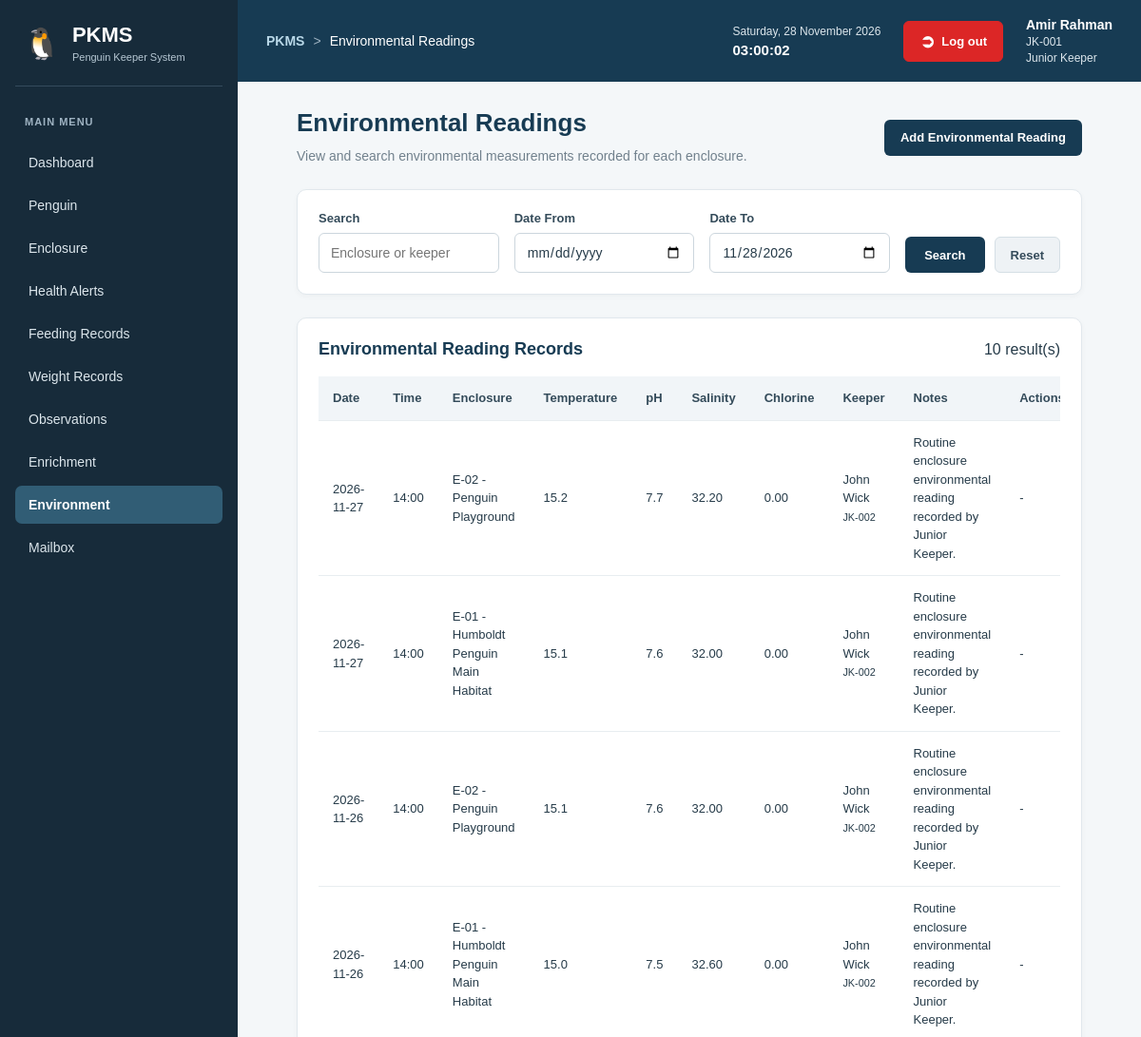
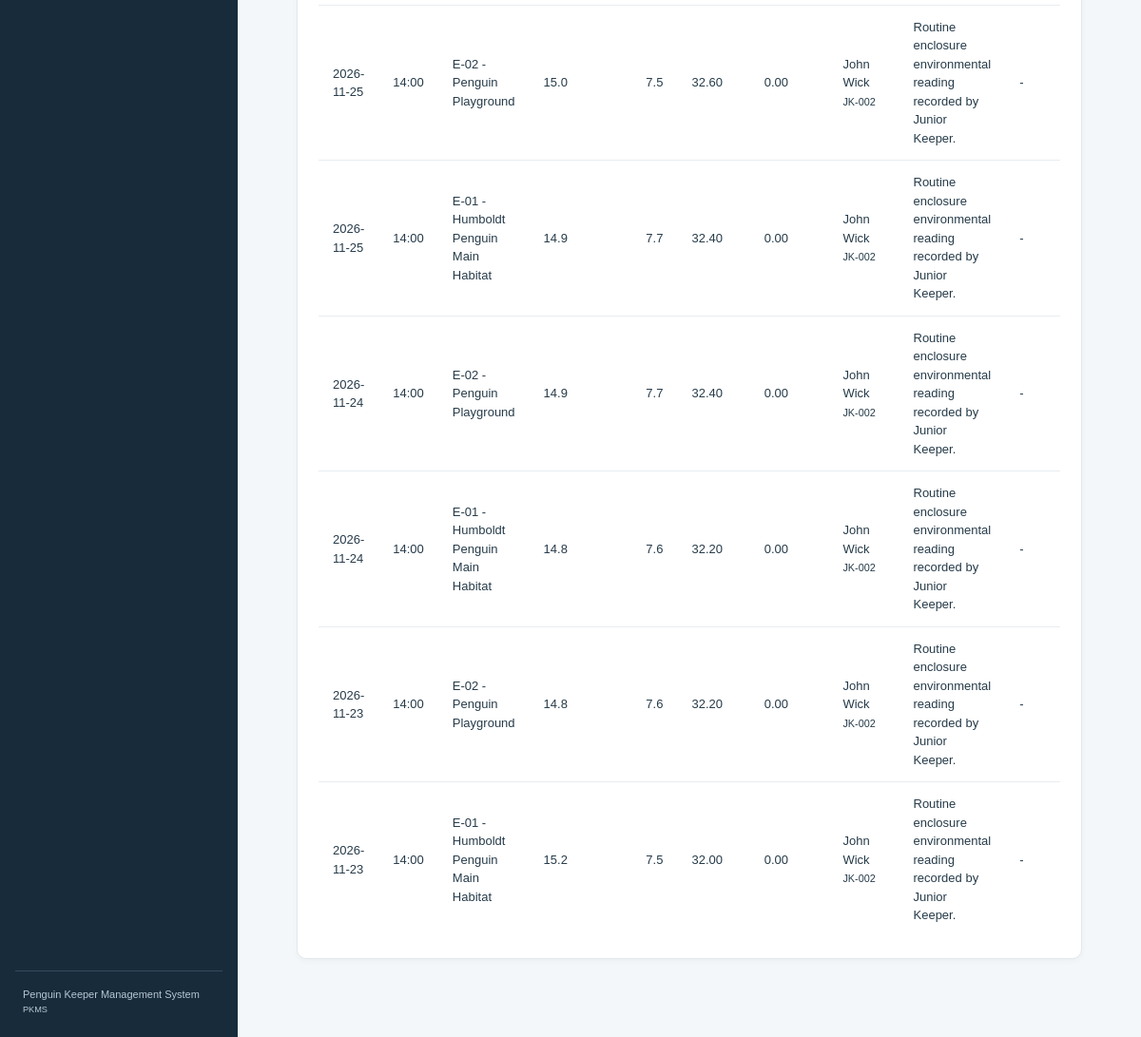
The app's page /modules/environment/index.php (signed in) with its own data (2 pictures, top to bottom).
### tables this page shows
CREATE TABLE `environmental_readings` (
  `reading_id` int(11) NOT NULL,
  `enclosure_id` int(11) NOT NULL,
  `keeper_id` int(11) NOT NULL,
  `reading_date` date DEFAULT NULL,
  `reading_time` time DEFAULT NULL,
  `pool_temperature` decimal(4,1) DEFAULT NULL,
  `ph` decimal(3,1) DEFAULT NULL,
  `salinity` decimal(5,2) DEFAULT NULL,
  `chlorine` decimal(5,2) DEFAULT NULL,
  `notes` text DEFAULT NULL
);

CREATE TABLE `enclosures` (
  `enclosure_id` int(11) NOT NULL,
  `enclosure_code` varchar(20) NOT NULL,
  `enclosure_name` varchar(100) NOT NULL,
  `capacity` int(11) NOT NULL,
  `status` enum('Active','Maintenance') DEFAULT 'Active',
  `notes` text DEFAULT NULL,
  `created_at` datetime DEFAULT current_timestamp(),
  `archived_at` datetime DEFAULT NULL,
  `archived_by` int(11) DEFAULT NULL
);

CREATE TABLE `users` (
  `user_id` int(11) NOT NULL,
  `staff_code` varchar(20) NOT NULL,
  `full_name` varchar(100) NOT NULL,
  `email` varchar(100) DEFAULT NULL,
  `password_hash` varchar(255) NOT NULL,
  `role` enum('Senior Keeper','Junior Keeper') NOT NULL,
  `status` enum('Active','Inactive') DEFAULT 'Active',
  `created_at` datetime DEFAULT current_timestamp()
);

### modules/environment/index.php (the view, shortened to what this page needs)
<?php
require_once __DIR__ . '/../../includes/auth.php';
$search = trim($_GET['search'] ?? '');
$dateFrom = trim($_GET['date_from'] ?? '');
$dateTo = trim($_GET['date_to'] ?? date('Y-m-d'));
$errors = [];
$readings = [];
$pageError = false;
if (empty($errors)) {
    try {
        $sql = "
            SELECT
                r.reading_id,
                r.reading_date,
                r.reading_time,
                r.pool_temperature,
                r.ph,
                r.salinity,
                r.chlorine,
                r.notes,
                e.enclosure_code,
                e.enclosure_name,
                r.keeper_id,
                u.staff_code,
                u.full_name
            FROM environmental_readings r
            INNER JOIN enclosures e
                ON r.enclosure_id = e.enclosure_id
            INNER JOIN users u
                ON r.keeper_id = u.user_id
            WHERE 1 = 1
        ";
        $params = [];
        if ($dateTo !== '') {
            $sql .= " AND r.reading_date <= ?";
            $params[] = $dateTo;
        }
        $sql .= "
            ORDER BY
                r.reading_date DESC,
                r.reading_time DESC,
                r.reading_id DESC
        ";
        $stmt = $pdo->prepare($sql);
        $stmt->execute($params);
        $readings = $stmt->fetchAll();
    } catch (PDOException $e) {
        error_log('Environmental reading listing error: ' . $e->getMessage());
        $pageError = true;
    }
}
?>
<!DOCTYPE html>
<html lang="en">
<head>
    <link
        rel="stylesheet"
        href="/penguin_keeper_management/assets/css/style.css"
    >
</head>
<body>
<div class="app-layout">
    <?php include __DIR__ . '/../../includes/sidebar.php'; ?>
    <main class="main-content">
        <?php include __DIR__ . '/../../includes/topbar.php'; ?>
        <div class="page-content">
            <div class="page-header">
                <div>
                    <h1>Environmental Readings</h1>
                    <p>
                        View and search environmental measurements
                        recorded for each enclosure.
                    </p>
                </div>
                <div class="search-actions">
                    <a href="create.php" class="btn-primary">
                        Add Environmental Reading
                    </a>
                </div>
            </div>
            <section class="search-panel">
                <form
                    method="GET"
                    action="index.php"
                    class="search-form"
                >
                    <div class="form-group">
                        <label for="search">Search</label>
                        <input
                            type="text"
                            id="search"
                            name="search"
                            placeholder="Enclosure or keeper"
                            value="<?= htmlspecialchars($search) ?>"
                        >
                    </div>
                    <div class="form-group">
                        <label for="date_from">Date From</label>
                        <input
                            type="date"
                            id="date_from"
                            name="date_from"
                            value="<?= htmlspecialchars($dateFrom) ?>"
                        >
                    </div>
                    <div class="form-group">
                        <label for="date_to">Date To</label>
                        <input
                            type="date"
                            id="date_to"
                            name="date_to"
                            value="<?= htmlspecialchars($dateTo) ?>"
                        >
                    </div>
                    <div class="search-actions">
                        <button type="submit" class="btn-primary">
                            Search
                        </button>
                        <a href="index.php" class="btn-secondary">
                            Reset
                        </a>
                    </div>
                </form>
            </section>
            <section class="table-section">
                <div class="table-header">
                    <h2>Environmental Reading Records</h2>
                    <span>
                        <?= count($readings) ?> result(s)
                    </span>
                </div>
                <?php if ($pageError): ?>
                    <p class="error-message">
                        The records could not be displayed.
                    </p>
                <?php elseif (empty($readings)): ?>
                    <p class="empty-message">
                        No environmental readings found.
                    </p>
                <?php else: ?>
                    <div class="table-responsive">
                        <table class="data-table">
                            <thead>
                                <tr>
                                    <th>Date</th>
                                    <th>Time</th>
                                    <th>Enclosure</th>
                                    <th>Temperature</th>
                                    <th>pH</th>
                                    <th>Salinity</th>
                                    <th>Chlorine</th>
                                    <th>Keeper</th>
                                    <th>Notes</th>
                                    <th>Actions</th>
                                </tr>
                            </thead>
                            <tbody>
                                <?php foreach ($readings as $reading): ?>
                                    <tr>
                                        <td>
                                            <?= htmlspecialchars(
                                                $reading['reading_date'] ?? '-'
                                            ) ?>
                                        </td>
                                        <td>
                                            <?= !empty($reading['reading_time'])
                                                ? htmlspecialchars(
                                                    substr($reading['reading_time'], 0, 5)
                                                )
                                                : '-' ?>
                                        </td>
                                        <td>
                                            <?= htmlspecialchars(
                                                $reading['enclosure_code'] .
                                                ' - ' .
                                                $reading['enclosure_name']
                                            ) ?>
                                        </td>
                                        <td>
                                            <?= htmlspecialchars(
                                                $reading['pool_temperature'] ?? '-'
                                            ) ?>
                                        </td>
                                        <td>
                                            <?= htmlspecialchars(
                                                $reading['ph'] ?? '-'
                                            ) ?>
                                        </td>
                                        <td>
                                            <?= htmlspecialchars(
                                                $reading['salinity'] ?? '-'
                                            ) ?>
                                        </td>
                                        <td>
                                            <?= htmlspecialchars(
                                                $reading['chlorine'] ?? '-'
                                            ) ?>
                                        </td>
                                        <td>
                                            <?= htmlspecialchars(
                                                $reading['full_name']
                                            ) ?>
                                            <br>
                                            <small>
                                                <?= htmlspecialchars(
                                                    $reading['staff_code']
                                                ) ?>
                                            </small>
                                        </td>
                                        <td>
                                            <?= htmlspecialchars(
                                                $reading['notes'] ?? '-'
                                            ) ?>
                                        </td>
                                        <td>
                                            <?php if (
                                                (int)$reading['keeper_id'] === (int)$_SESSION['user_id'] ||
                                                ($_SESSION['role'] ?? '') === 'Senior Keeper'
                                            ): ?>
                                                <a
                                                    href="edit.php?id=<?= (int)$reading['reading_id'] ?>"
                                                    class="btn-secondary"
                                                >
                                                    Edit
                                                </a>
                                                <form
                                                    method="POST"
                                                    action="delete.php"
                                                    style="display:inline;"
                                                    onsubmit="return confirm('Are you sure you want to delete this environmental reading?');"
                                                >
                                                    <input
                                                        type="hidden"
                                                        name="id"
                                                        value="<?= (int)$reading['reading_id'] ?>"
                                                    >
                                                    <input
                                                        type="hidden"
                                                        name="csrf_token"
                                                        value="<?= htmlspecialchars($_SESSION['csrf_token']) ?>"
                                                    >
                                                    <button type="submit" class="btn-danger">
                                                        Delete
                                                    </button>
                                                </form>
                                            <?php else: ?>
                                                -
                                            <?php endif; ?>
                                        </td>
                                    </tr>
                                <?php endforeach; ?>
                            </tbody>
                        </table>
                    </div>
                <?php endif; ?>
            </section>
        </div>
    </main>
</div>
</body>
</html>

### assets/css/style.css (style rules this page uses)
.app-layout { display: flex; min-height: 100vh; width: 100%; }
.main-content { flex: 1; width: auto; max-width: none; margin: 0; padding: 30px; background: #f1f5f9; box-sizing: border-box; }
.main-content button { background: #dc2626; color: white; border: none; padding: 11px 20px; border-radius: 5px; cursor: pointer; }
.app-layout { display: flex; min-height: 100vh; }
.main-content { flex: 1; min-width: 0; padding: 30px; background-color: #f4f7f9; }
.search-actions { display: flex; align-items: center; gap: 12px; }
.search-actions button { padding: 11px 20px; border: none; border-radius: 6px; background-color: #173b53; color: #ffffff; cursor: pointer; }
* { box-sizing: border-box; }
body { margin: 0; font-family: Arial, Helvetica, sans-serif; color: #263b49; background: #f1f5f9; }
a { transition: color 0.2s ease, background-color 0.2s ease; }
.page-content { width: 100%; max-width: 1500px; margin: 0 auto; padding: 28px 32px; }
.page-header { display: flex; justify-content: space-between; align-items: center; flex-wrap: wrap; gap: 16px; margin-bottom: 24px; }
.page-header h1 { margin: 0 0 8px; color: #173b53; font-size: 26px; }
.page-header p { margin: 0; color: #71818d; font-size: 14px; line-height: 1.6; }
.page-header a { text-decoration: none; }
.table-section, .search-panel, .content-card { background: #ffffff; border: 1px solid #e1e8ed; border-radius: 10px; padding: 22px; margin-bottom: 24px; box-shadow: 0 2px 6px rgba(0, 0, 0, 0.035); }
.table-header, .section-header { display: flex; justify-content: space-between; align-items: center; flex-wrap: wrap; gap: 12px; margin-bottom: 18px; }
.table-header h2, .search-panel h2, .section-header h2 { margin: 0; color: #173b53; font-size: 18px; }
.search-form { display: flex; align-items: flex-end; flex-wrap: wrap; gap: 16px; }
.form-group { display: flex; flex-direction: column; gap: 8px; flex: 1; min-width: 170px; }
.form-group label { color: #344b5a; font-size: 13px; font-weight: 600; }
.form-group input, .form-group select, .form-group textarea { width: 100%; min-height: 42px; padding: 10px 12px; border: 1px solid #ccd6dd; border-radius: 6px; background: #ffffff; color: #263b49; font-family: inherit; font-size: 14px; }
.search-actions { display: flex; align-items: center; flex-wrap: wrap; gap: 10px; }
.btn-primary, .btn-secondary, .btn-danger, .btn-success { display: inline-flex; justify-content: center; align-items: center; min-height: 38px; padding: 9px 16px; border: 1px solid transparent; border-radius: 6px; text-decoration: none; font-family: inherit; font-size: 13px; font-weight: 600; cursor: pointer; transition: background-color 0.2s ease; }
.main-content .btn-primary { background: #173b53; color: #ffffff; }
.main-content .btn-secondary { background: #eef2f5; border-color: #d5dfe5; color: #344b5a; }
.table-responsive { width: 100%; overflow-x: auto; }
.data-table { width: 100%; min-width: 650px; border-collapse: collapse; background: #ffffff; }
.data-table th, .data-table td { padding: 13px 15px; border-bottom: 1px solid #e8edf0; text-align: left; vertical-align: middle; font-size: 13px; line-height: 1.5; }
.data-table th { background: #f1f5f8; color: #344b5a; font-weight: 700; white-space: nowrap; }
.data-table tbody tr:last-child td { border-bottom: none; }

### records on screen
environmental_readings: reading_date "2026-11-27", reading_time "14:00", enclosure.enclosure_name "E-02 - Penguin Playground", pool_temperature "15.2", ph "7.7", salinity "32.20", chlorine "0.00", keeper.full_name "John Wick", keeper.staff_code "JK-002", notes "Routine enclosure environmental reading recorded by Junior Keeper."
environmental_readings: reading_date "2026-11-27", reading_time "14:00", enclosure.enclosure_name "E-01 - Humboldt Penguin Main Habitat", pool_temperature "15.1", ph "7.6", salinity "32.00", chlorine "0.00", keeper.full_name "John Wick", keeper.staff_code "JK-002", notes "Routine enclosure environmental reading recorded by Junior Keeper."
environmental_readings: reading_date "2026-11-26", reading_time "14:00", enclosure.enclosure_name "E-02 - Penguin Playground", pool_temperature "15.1", ph "7.6", salinity "32.00", chlorine "0.00", keeper.full_name "John Wick", keeper.staff_code "JK-002", notes "Routine enclosure environmental reading recorded by Junior Keeper."
environmental_readings: reading_date "2026-11-26", reading_time "14:00", enclosure.enclosure_name "E-01 - Humboldt Penguin Main Habitat", pool_temperature "15.0", ph "7.5", salinity "32.60", chlorine "0.00", keeper.full_name "John Wick", keeper.staff_code "JK-002", notes "Routine enclosure environmental reading recorded by Junior Keeper."
environmental_readings: reading_date "2026-11-25", reading_time "14:00", enclosure.enclosure_name "E-02 - Penguin Playground", pool_temperature "15.0", ph "7.5", salinity "32.60", chlorine "0.00", keeper.full_name "John Wick", keeper.staff_code "JK-002", notes "Routine enclosure environmental reading recorded by Junior Keeper."
environmental_readings: reading_date "2026-11-25", reading_time "14:00", enclosure.enclosure_name "E-01 - Humboldt Penguin Main Habitat", pool_temperature "14.9", ph "7.7", salinity "32.40", chlorine "0.00", keeper.full_name "John Wick", keeper.staff_code "JK-002", notes "Routine enclosure environmental reading recorded by Junior Keeper."
environmental_readings: reading_date "2026-11-24", reading_time "14:00", enclosure.enclosure_name "E-02 - Penguin Playground", pool_temperature "14.9", ph "7.7", salinity "32.40", chlorine "0.00", keeper.full_name "John Wick", keeper.staff_code "JK-002", notes "Routine enclosure environmental reading recorded by Junior Keeper."
environmental_readings: reading_date "2026-11-24", reading_time "14:00", enclosure.enclosure_name "E-01 - Humboldt Penguin Main Habitat", pool_temperature "14.8", ph "7.6", salinity "32.20", chlorine "0.00", keeper.full_name "John Wick", keeper.staff_code "JK-002", notes "Routine enclosure environmental reading recorded by Junior Keeper."
environmental_readings: reading_date "2026-11-23", reading_time "14:00", enclosure.enclosure_name "E-02 - Penguin Playground", pool_temperature "14.8", ph "7.6", salinity "32.20", chlorine "0.00", keeper.full_name "John Wick", keeper.staff_code "JK-002", notes "Routine enclosure environmental reading recorded by Junior Keeper."
environmental_readings: reading_date "2026-11-23", reading_time "14:00", enclosure.enclosure_name "E-01 - Humboldt Penguin Main Habitat", pool_temperature "15.2", ph "7.5", salinity "32.00", chlorine "0.00", keeper.full_name "John Wick", keeper.staff_code "JK-002", notes "Routine enclosure environmental reading recorded by Junior Keeper."

### other values on screen
$item['label'] "Dashboard"
$item['label'] "Penguin"
$item['label'] "Enclosure"
$item['label'] "Health Alerts"
$item['label'] "Feeding Records"
$item['label'] "Weight Records"
$item['label'] "Observations"
$item['label'] "Enrichment"
$item['label'] "Environment"
$item['label'] "Mailbox"
$crumb "Environmental Readings"
$_SESSION['full_name'] "Amir Rahman"
$_SESSION['staff_code'] "JK-001"
$_SESSION['role'] "Junior Keeper"
count($readings) "10"
